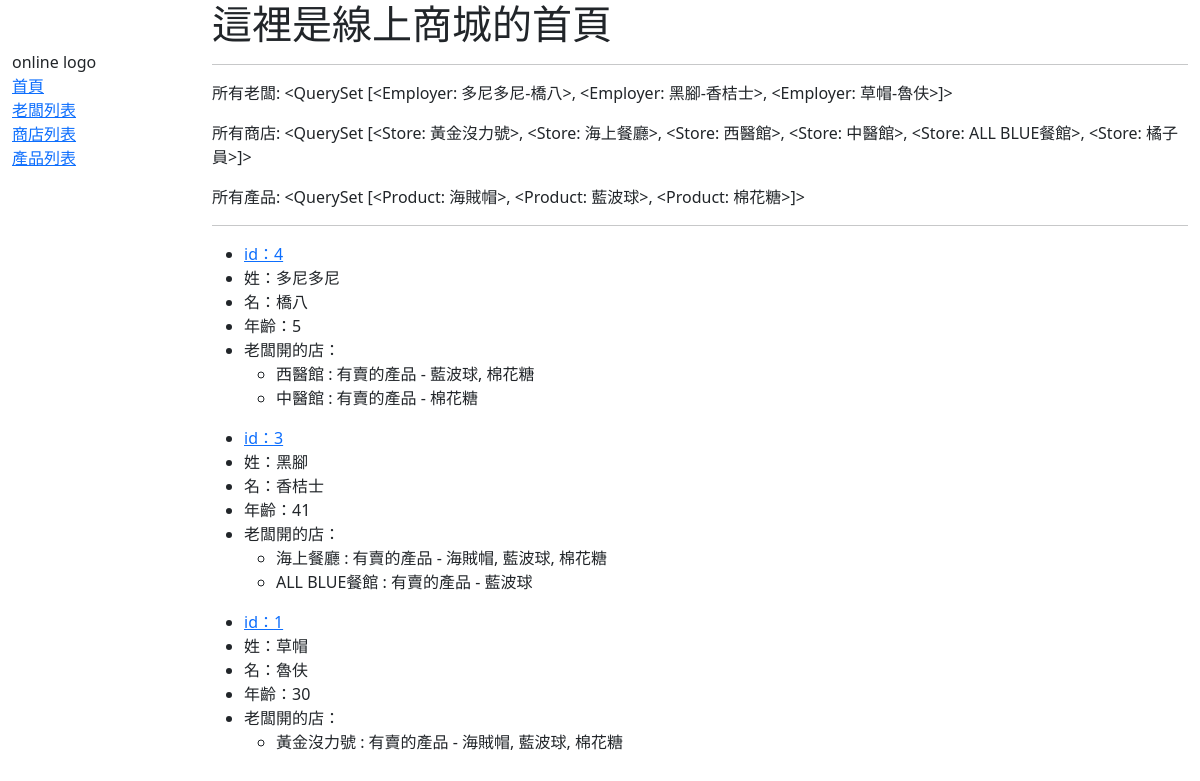
The page /online/ on the database as committed earlier.
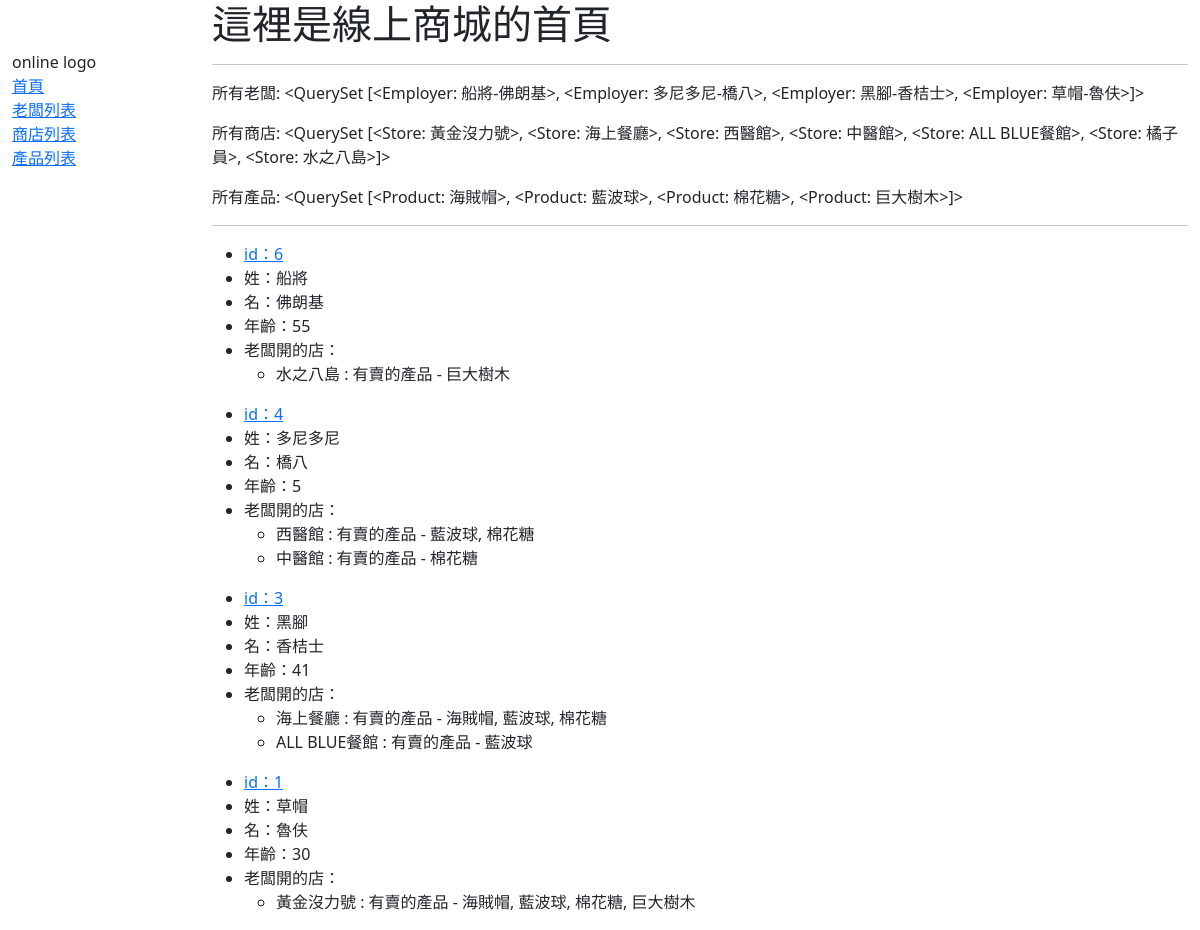
The same page on the database as committed later.
### online/models.py (models this page shows, shortened)
class Employer(models.Model):
    first_name = models.CharField(max_length=100)
    last_name = models.CharField(max_length=100)
    age = models.PositiveIntegerField()
    class Meta:
        ordering = ['last_name', 'first_name']
    def get_absolute_url(self):
        return reverse('employer-detail', args=[str(self.id)])
    def __str__(self):
        return f'{self.first_name}-{self.last_name}'

class Store(models.Model):
    title = models.CharField(max_length=100)
    description = models.TextField()
    employer = models.ForeignKey(Employer, on_delete=models.SET_NULL, null=True)
    def __str__(self):
        return self.title

class Product(models.Model):
    title = models.CharField(max_length=100)
    price = models.DecimalField(max_digits=10, decimal_places=2)
    store = models.ManyToManyField(Store)
    def __str__(self):
        return self.title

### online/views.py (the view)
# urls.py: path("", views.index, name="index")
def index(request):
    num_employers = Employer.objects.all()
    num_stores = Store.objects.all()
    num_products = Product.objects.all()
    context = {
        "num_employers": num_employers,
        "num_stores": num_stores,
        "num_products": num_products,
    }
    return render(request, 'index.html', context=context)

### online/templates/index.html
{% extends 'sidebar.html' %}
{% block content %}
  <h1>這裡是線上商城的首頁</h1>
  <hr>
  <p>所有老闆: {{ num_employers }}</p>
  <p>所有商店: {{ num_stores }}</p>
  <p>所有產品: {{ num_products }}</p>
  <hr>
  {% for employer in num_employers %}
    <ul>
      <li><a href="{{ employer.get_absolute_url }}">id：{{ employer.id }}</a></li>
      <li>姓：{{ employer.first_name }}</li>
      <li>名：{{ employer.last_name }}</li>
      <li>年齡：{{ employer.age }}</li>
      <li>
        老闆開的店：
        {% for store in employer.store_set.all %}
        <ul>
          <li>{{ store.title }}  :  有賣的產品   -   {{ store.product_set.all | join:", " }}</li>
        </ul>
        {% endfor %}
      </li>
    </ul>
  {% endfor %}
{% endblock %}

### online/templates/sidebar.html (shortened to what this page needs)
<!DOCTYPE html>
<html lang="en">
  <head>
    <link
      href="https://cdn.jsdelivr.net/npm/bootstrap@5.1.3/dist/css/bootstrap.min.css"
      rel="stylesheet"
 />
    {% load static %}
    <link rel="stylesheet" href="{% static 'css/styles.css' %}" />
  </head>
  <body>
    <div class="container-fluid">
      <div class="row">
        <div class="col-sm-2">
          {% block sidebar %}
            <ul class="sidebar-nav">
              <li>online logo</li>
              <li><a href="{% url 'index' %}">首頁</a></li>
              <li><a href="{% url 'employer-list' %}">老闆列表</a></li>
              <li><a href="{% url 'store-list' %}">商店列表</a></li>
              <li><a href="{% url 'product-list' %}">產品列表</a></li>
            </ul>
          {% endblock %}
        </div>
        <div class="col-sm-10 ">
          {% block content %}
          {% endblock %}
        </div>
      </div>
    </div>
  </body>
</html>

### online/static/css/styles.css (style rules this page uses)
.sidebar-nav { margin-top: 50px; padding: 0; list-style: none; }

Rows that differ between the two databases and show on the page:
added Employer: first_name+last_name "<QuerySet [<Employer: 船將-佛朗基>, <Employer: 多尼多尼-橋八>, <Employer: 黑腳-香桔士>, <Employer: 草帽-魯伕>]>", id "6", first_name "船將", last_name "佛朗基", age "55"
computed for Store "黃金沒力號": title.title "<QuerySet [<Store: 黃金沒力號>, <Store: 海上餐廳>, <Store: 西醫館>, <Store: 中醫館>, <Store: ALL BLUE餐館>, <Store: 橘子員>]>" → "<QuerySet [<Store: 黃金沒力號>, <Store: 海上餐廳>, <Store: 西醫館>, <Store: 中醫館>, <Store: ALL BLUE餐館>, <Store: 橘子員>, <Store: 水之八島>]>"; product_set.all "海賊帽, 藍波球, 棉花糖" → "海賊帽, 藍波球, 棉花糖, 巨大樹木"
computed for Product: title.title "<QuerySet [<Product: 海賊帽>, <Product: 藍波球>, <Product: 棉花糖>]>" → "<QuerySet [<Product: 海賊帽>, <Product: 藍波球>, <Product: 棉花糖>, <Product: 巨大樹木>]>"
added Store: title "水之八島", product_set.all "巨大樹木", shown under "6"
Other text that changed with them:
{{ num_employers }}: "<QuerySet [<Employer: 多尼多尼-橋八>, <Employer: 黑腳-香桔士>, <Employer: 草帽-魯伕>]>" → "<QuerySet [<Employer: 船將-佛朗基>, <Employer: 多尼多尼-橋八>, <Employer: 黑腳-香桔士>, <Employer: 草帽-魯伕>]>"
